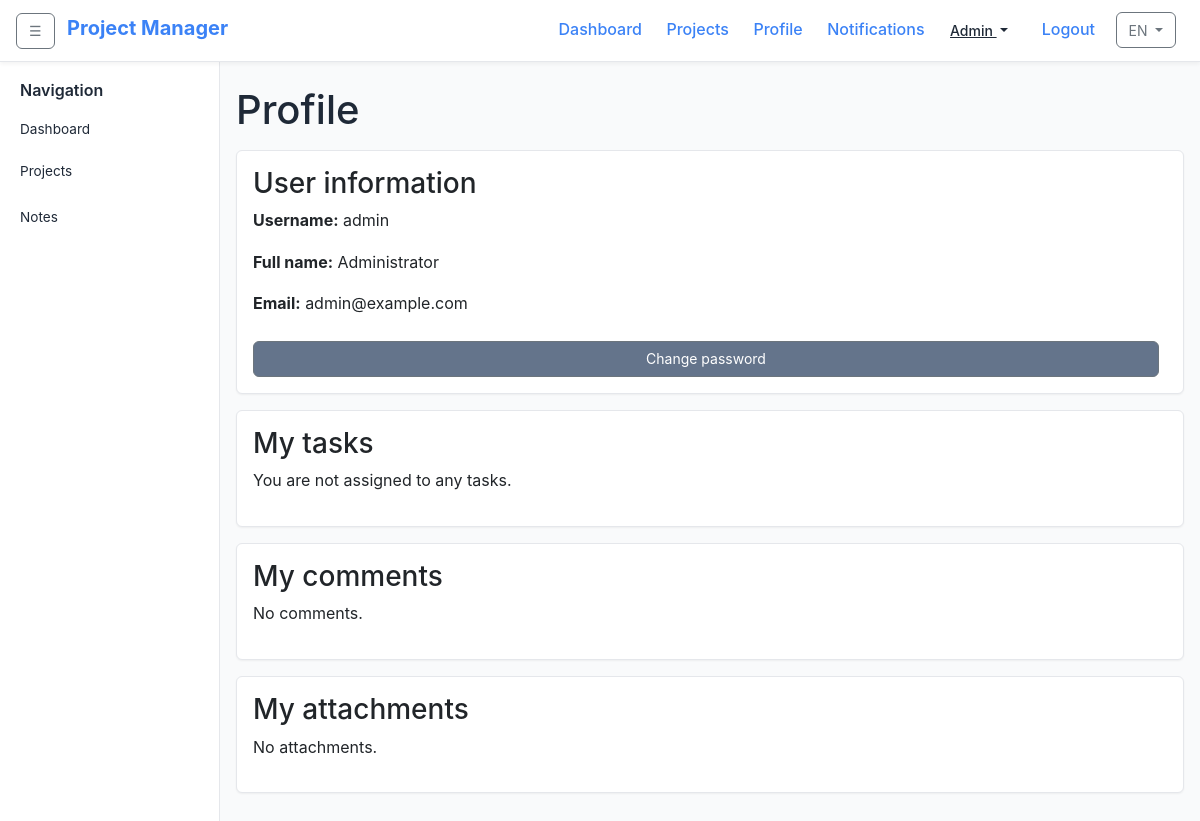
/index.php?controller=profile&lang=en (signed in), run on the app's committed database.
### tables this page shows
CREATE TABLE `users` (
  `id` INT UNSIGNED AUTO_INCREMENT PRIMARY KEY,
  `username` VARCHAR(50) NOT NULL UNIQUE,
  `password` VARCHAR(255) NOT NULL,
  `full_name` VARCHAR(100) DEFAULT NULL,
  `email` VARCHAR(100) DEFAULT NULL,
  `role_id` INT UNSIGNED NOT NULL,
  `created_at` DATETIME NOT NULL,
  CONSTRAINT `fk_users_role` FOREIGN KEY (`role_id`) REFERENCES `roles` (`id`) ON DELETE RESTRICT ON UPDATE CASCADE
);

### app/Controller/ProfileController.php (called while the page is built, shortened)
<?php
class ProfileController extends Controller
{
    public function index(): void
    {
        $userId = $_SESSION['user_id'];
        $userModel = $this->loadModel('User');
        $taskModel = $this->loadModel('Task');
        $commentModel = $this->loadModel('Comment');
        $user = $userModel->findById($userId);
        $myTasks = $taskModel->getTasksByAssignedUser($userId);
        $comments = $commentModel->getByUser($userId);
        $this->render('profile/index', [
            'user' => $user,
            'tasks' => $myTasks,
            'comments' => $comments,
        ]);
    }
}

### app/Core/App.php (called while the page is built, shortened)
<?php
class App
{
    public function run(): void
    {
        $actionName = $_GET['action'] ?? 'index';
        $actionMethod = $actionName;
        $controller = new $controllerClass();
        call_user_func([$controller, $actionMethod]);
    }
}

### public/index.php (called while the page is built, shortened)
<?php
require_once __DIR__ . '/../app/helpers.php';
$app = new \app\Core\App();
$app->run();

### app/helpers.php (called while the page is built, shortened)
<?php
if (!function_exists('__')) {
    function __(string $key, array $replace = []): string
    {
        static $translations;
        if (!$translations) {
            $lang = require_once __DIR__ . '/../config/localization.php';
            $config = require_once __DIR__ . '/../config/config.php';
            $locale = $_SESSION['locale'] ?? ($config['locale'] ?? 'vi');
            $translations = $lang[$locale] ?? [];
        }
        $text = $translations[$key] ?? $key;
        return $text;
    }
}
if (!function_exists('e')) {
    function e(?string $string): string
    {
        return htmlspecialchars($string ?? '', ENT_QUOTES, 'UTF-8');
    }
}

### app/Core/Model.php (called while the page is built, shortened)
<?php
abstract class Model
{
    protected static ?PDO $pdo = null;
    protected function getConnection(): PDO
    {
        if (static::$pdo === null) {
            $config = require __DIR__ . '/../../config/config.php';
            $db = $config['db'];
            $dsn = sprintf('mysql:host=%s;dbname=%s;charset=%s', $db['host'], $db['name'], $db['charset']);
            try {
                static::$pdo = new PDO($dsn, $db['user'], $db['pass']);
                static::$pdo->setAttribute(PDO::ATTR_ERRMODE, PDO::ERRMODE_EXCEPTION);
                static::$pdo->setAttribute(PDO::ATTR_DEFAULT_FETCH_MODE, PDO::FETCH_ASSOC);
            } catch (PDOException $e) {
                die('Database connection failed: ' . $e->getMessage());
            }
        }
        return static::$pdo;
    }
    protected function query(string $sql, array $params = []): \PDOStatement
    {
        $stmt = $this->getConnection()->prepare($sql);
        $stmt->execute($params);
        return $stmt;
    }
}

### app/Model/User.php (called while the page is built, shortened)
<?php
class User extends Model
{
    public function findById(int $id): ?array
    {
        $stmt = $this->query("SELECT u.*, r.name AS role_name FROM users u LEFT JOIN roles r ON u.role_id = r.id WHERE u.id = :id", ['id' => $id]);
        $user = $stmt->fetch();
        return $user ?: null;
    }
}

### app/View/profile/index.php (the view, shortened to what this page needs)
<h1 style="margin-bottom:1rem;"><?php echo e(__('profile_title')); ?></h1>
<div class="card" style="margin-bottom:1rem;">
    <h3 style="margin-top:0;"><?php echo e(__('user_info')); ?></h3>
    <p><strong><?php echo e(__('username')); ?>:</strong> <?php echo e($user['username']); ?></p>
    <p><strong><?php echo e(__('full_name')); ?>:</strong> <?php echo e($user['full_name']); ?></p>
    <p><strong><?php echo e(__('email')); ?>:</strong> <?php echo e($user['email']); ?></p>
    <a href="index.php?controller=profile&action=changePassword" class="btn btn-secondary" style="margin-top:0.5rem;"><?php echo e(__('change_password')); ?></a>
</div>
<div class="card" style="margin-bottom:1rem;">
    <h3 style="margin-top:0;"><?php echo e(__('my_tasks')); ?></h3>
    <?php if (empty($tasks)): ?>
        <p><?php echo e(__('no_assigned_tasks')); ?></p>
    <?php endif; ?>
</div>
<div class="card">
    <h3 style="margin-top:0;"><?php echo e(__('my_comments')); ?></h3>
    <?php if (empty($comments)): ?>
        <p><?php echo e(__('no_comments')); ?></p>
    <?php endif; ?>
</div>
<div class="card" style="margin-top:1rem;">
    <h3 style="margin-top:0;"><?php echo e(__('my_attachments')); ?></h3>
    <?php
    $myFiles = [];
    ?>
    <?php if (empty($myFiles)): ?>
        <p><?php echo e(__('no_attachments')); ?></p>
    <?php endif; ?>
</div>

### public/assets/css/style.css (style rules this page uses)
:root { --primary: #4f46e5; --primary-hover: #4338ca; --secondary: #10b981; --secondary-hover: #059669; --background: #f9fafb; --surface: #ffffff; --border: #e5e7eb; --text: #1f2937; --muted: #6b7280; --danger: #ef4444; --status-todo: #f3f4f6; --status-in-progress: #dbeafe; --status-bug-review: #fdf2f8; --status-done: #ecfdf5; --status-overdue: #fee2e2; --status-due-soon: #fef9c3; }
* { box-sizing: border-box; margin: 0; padding: 0; }
body { font-family: -apple-system, BlinkMacSystemFont, 'Segoe UI', Roboto, 'Helvetica Neue', Arial, sans-serif; background-color: var(--background); color: var(--text); line-height: 1.6; }
a { color: var(--primary); text-decoration: none; }
.card { background-color: var(--surface); border: 1px solid var(--border); border-radius: 0.375rem; padding: 1rem; margin-bottom: 1rem; box-shadow: 0 1px 2px rgba(0,0,0,0.05); }
.btn { display: inline-block; padding: 0.4rem 0.75rem; border-radius: 0.375rem; font-size: 0.875rem; cursor: pointer; margin-right: 0.5rem; }
.btn-secondary { background-color: var(--secondary); color: #fff; }

### data on the page
users: username "admin", full_name "Administrator", email "admin@example.com"

### other printed values
__('dashboard') "Dashboard"
__('projects') "Projects"
__('profile') "Profile"
__('notifications') "Notifications"
__('admin_tools') "Admin"
__('logout') "Logout"
$currentLocale "EN"
__('navigation') "Navigation"
__('notes') "Notes"
__('profile_title') "Profile"
__('user_info') "User information"
__('username') "Username"
__('full_name') "Full name"
__('email') "Email"
__('change_password') "Change password"
